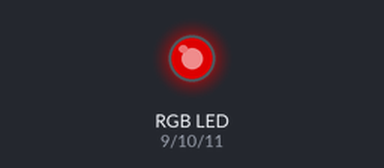
Bench run of a sketch on a simulated Arduino Uno, built with avr-gcc and run on an emulated ATmega328P. On the bench: an RGB LED mixed from three pins (HIGH = lit). Dim RGB values are drawn brighter than linear.

Above: at 0.05 s.
At 2.0 s:
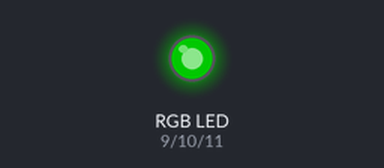
At 3.0 s:
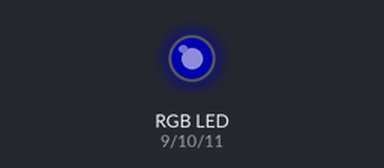
At 4.0 s:
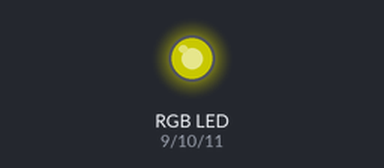
Timing chart, 0 to 5.2 s (numbered marks = the images above):
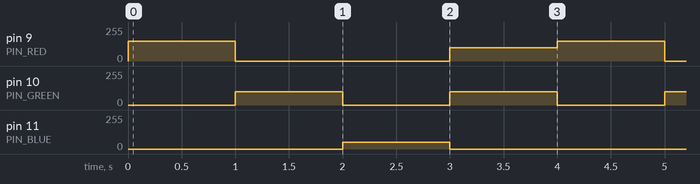

Measured:
- by itself, pin 9 (PIN_RED): repeats every 4.0 s: 0/255 2.0 s, 100/255 1.0 s, 150/255 1.0 s
- by itself, pin 10 (PIN_GREEN): alternates 100/255 for 1.0 s and 0/255 for 1.0 s
- by itself, pin 11 (PIN_BLUE): alternates 50/255 for 1.0 s and 0/255 for 3.0 s

The sketch:

a07_rgb_led_ctrl_function.ino
```cpp
/**
 * 중괄호를 쓰는 경우 -> 영역 표시
 * 1. 함수
 * 2. 반복문
 * 3. 가정문
 *
 * ... 현재까지의 경우만 기재
 */

int PIN_RED = 9;
int PIN_GREEN = 10;
int PIN_BLUE = 11;

void ledCtrl(int redValue, int greenValue, int blueValue) {
  analogWrite(PIN_RED, redValue);
  analogWrite(PIN_GREEN, greenValue);
  analogWrite(PIN_BLUE, blueValue);
}

void setup() {
}

void loop() {
  ledCtrl(150, 0, 0); // RED 150세기
  delay(1000); // 1초 지연
  ledCtrl(0, 100, 0); // GREEN 100세기
  delay(1000);
  ledCtrl(0, 0, 50); // BLUE 50세기
  delay(1000);
  ledCtrl(100, 100, 0); // RED + GREEN 100세기 = 노랑 (빛의 삼원색)
  delay(1000);
}
```
